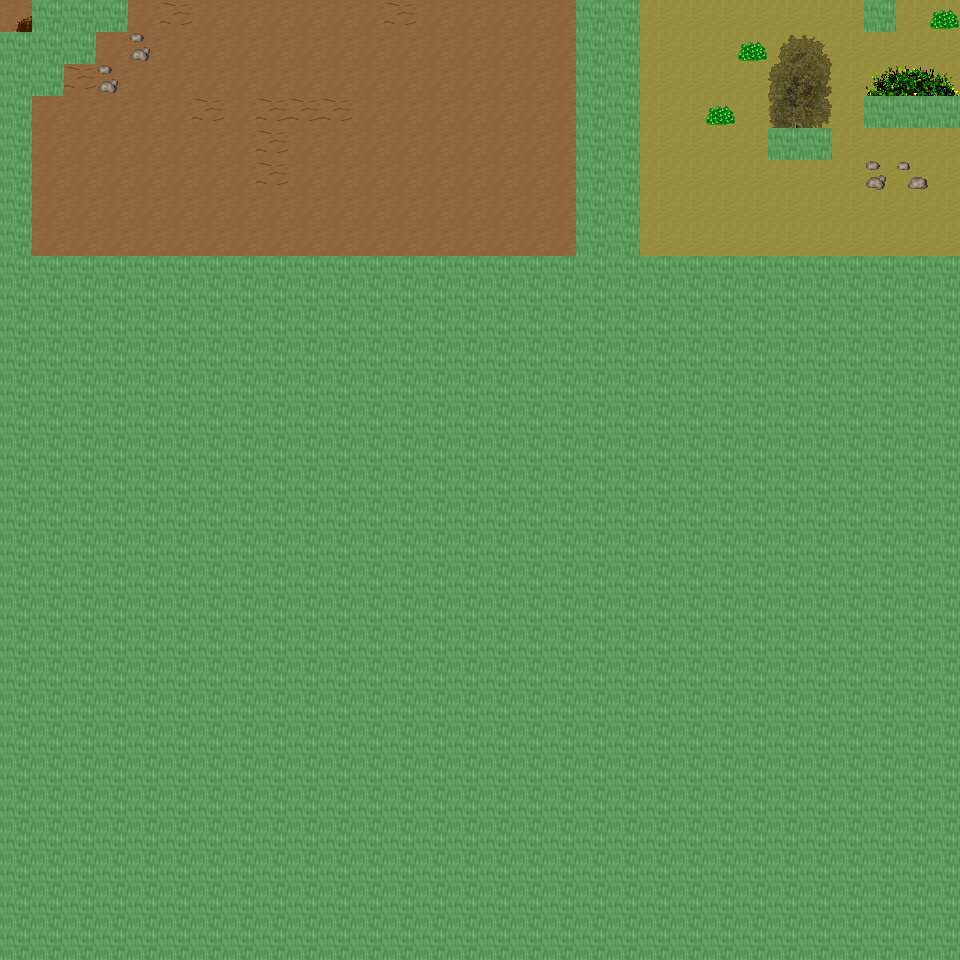

This is a level from a 2D game, rendered from its Tiled map with the project's own tilesets. A one-line summary and the map file follow, with tile-layer data summarised:
An orthogonal 30x30 tile map with 32x32 px tiles, 6 tile layers (Ground, Object, Object2, Above, ...), 40 tilesets and 6 objects (6x mapchange).

<map version="1.0" orientation="orthogonal" renderorder="right-down" width="30" height="30" tilewidth="32" tileheight="32" nextobjectid="7">
  <tileset firstgid="1" name="tileset_ground_ground" tilewidth="32" tileheight="32" tilecount="33" columns="3">
    <image source="../drawable/tileset_ground_ground.png" width="96" height="352" />
  </tileset>
  <tileset firstgid="34" name="tileset_ground_ice_ice" tilewidth="32" tileheight="32" tilecount="3" columns="3">
    <image source="../drawable/tileset_ground_ice_ice.png" width="96" height="32" />
  </tileset>
  <tileset firstgid="37" name="tileset_ground_earth_edges" tilewidth="32" tileheight="32" tilecount="18" columns="6">
    <image source="../drawable/tileset_ground_earth_edges.png" width="192" height="96" />
  </tileset>
  <tileset firstgid="55" name="tileset_ground_rock_pebbles" tilewidth="32" tileheight="32" tilecount="3" columns="1">
    <image source="../drawable/tileset_ground_rock_pebbles.png" width="32" height="96" />
  </tileset>
  <tileset firstgid="58" name="tileset_item_corpse_huge_animal" tilewidth="32" tileheight="32" tilecount="16" columns="2">
    <image source="../drawable/tileset_item_corpse_huge_animal.png" width="64" height="256" />
  </tileset>
  <tileset firstgid="74" name="tileset_plant_flower_daisy_white" tilewidth="32" tileheight="32" tilecount="8" columns="2">
    <image source="../drawable/tileset_plant_flower_daisy_white.png" width="64" height="128" />
  </tileset>
  <tileset firstgid="82" name="tileset_ground_ridge_earth_dark" tilewidth="32" tileheight="32" tilecount="96" columns="12">
    <image source="../drawable/tileset_ground_ridge_earth_dark.png" width="384" height="256" />
  </tileset>
  <tileset firstgid="178" name="tileset_ground_grass_edges" tilewidth="32" tileheight="32" tilecount="36" columns="12">
    <image source="../drawable/tileset_ground_grass_edges.png" width="384" height="96" />
  </tileset>
  <tileset firstgid="214" name="tileset_ground_ridge_ice_2" tilewidth="32" tileheight="32" tilecount="42" columns="7">
    <image source="../drawable/tileset_ground_ridge_ice_2.png" width="224" height="192" />
  </tileset>
  <tileset firstgid="256" name="tileset_ground_ice_glacier" tilewidth="32" tileheight="32" tilecount="1" columns="1">
    <image source="../drawable/tileset_ground_ice_glacier.png" width="32" height="32" />
  </tileset>
  <tileset firstgid="257" name="tileset_ground_ice_edges" tilewidth="32" tileheight="32" tilecount="9" columns="3">
    <image source="../drawable/tileset_ground_ice_edges.png" width="96" height="96" />
  </tileset>
  <tileset firstgid="266" name="tileset_plant_bush_large_brown" tilewidth="32" tileheight="32" tilecount="9" columns="3">
    <image source="../drawable/tileset_plant_bush_large_brown.png" width="96" height="96" />
  </tileset>
  <tileset firstgid="275" name="tileset_ground_ridge_ice" tilewidth="32" tileheight="32" tilecount="42" columns="7">
    <image source="../drawable/tileset_ground_ridge_ice.png" width="224" height="192" />
  </tileset>
  <tileset firstgid="317" name="tileset_plant_bush_various_small" tilewidth="32" tileheight="32" tilecount="9" columns="3">
    <image source="../drawable/tileset_plant_bush_various_small.png" width="96" height="96" />
  </tileset>
  <tileset firstgid="326" name="tileset_ground_rock_rocks_2" tilewidth="32" tileheight="32" tilecount="4" columns="2">
    <image source="../drawable/tileset_ground_rock_rocks_2.png" width="64" height="64" />
  </tileset>
  <tileset firstgid="330" name="tileset_building_decoration_blue_circle" tilewidth="32" tileheight="32" tilecount="4" columns="2">
    <image source="../drawable/tileset_building_decoration_blue_circle.png" width="64" height="64" />
  </tileset>
  <tileset firstgid="334" name="tileset_item_statue_cross" tilewidth="32" tileheight="32" tilecount="1" columns="1">
    <image source="../drawable/tileset_item_statue_cross.png" width="32" height="32" />
  </tileset>
  <tileset firstgid="335" name="tileset_ground_rock_green_crystal" tilewidth="32" tileheight="32" tilecount="9" columns="3">
    <image source="../drawable/tileset_ground_rock_green_crystal.png" width="96" height="96" />
  </tileset>
  <tileset firstgid="344" name="tileset_furniture_light_iron_lamp" tilewidth="32" tileheight="32" tilecount="3" columns="1">
    <image source="../drawable/tileset_furniture_light_iron_lamp.png" width="32" height="96" />
  </tileset>
  <tileset firstgid="347" name="tileset_item_statue_metal_and_stone" tilewidth="32" tileheight="32" tilecount="6" columns="3">
    <image source="../drawable/tileset_item_statue_metal_and_stone.png" width="96" height="64" />
  </tileset>
  <tileset firstgid="353" name="tileset_ground_ladder_horizontal_pale" tilewidth="32" tileheight="32" tilecount="3" columns="1">
    <image source="../drawable/tileset_ground_ladder_horizontal_pale.png" width="32" height="96" />
  </tileset>
  <tileset firstgid="356" name="tileset_plant_bush_bushes" tilewidth="32" tileheight="32" tilecount="10" columns="5">
    <image source="../drawable/tileset_plant_bush_bushes.png" width="160" height="64" />
  </tileset>
  <tileset firstgid="366" name="tileset_item_blood_floor_stain" tilewidth="32" tileheight="32" tilecount="1" columns="1">
    <image source="../drawable/tileset_item_blood_floor_stain.png" width="32" height="32" />
  </tileset>
  <tileset firstgid="367" name="tileset_item_corpse_skull_dark" tilewidth="32" tileheight="32" tilecount="2" columns="2">
    <image source="../drawable/tileset_item_corpse_skull_dark.png" width="64" height="32" />
  </tileset>
  <tileset firstgid="369" name="tileset_furniture_light_flames" tilewidth="32" tileheight="32" tilecount="6" columns="6">
    <image source="../drawable/tileset_furniture_light_flames.png" width="192" height="32" />
  </tileset>
  <tileset firstgid="375" name="tileset_logic_collision" tilewidth="32" tileheight="32" tilecount="1" columns="1">
    <image source="../drawable/tileset_logic_collision.png" width="32" height="32" />
  </tileset>
  <tileset firstgid="376" name="tileset_plant_tree_taller_trees" tilewidth="32" tileheight="32" tilecount="32" columns="8">
    <image source="../drawable/tileset_plant_tree_taller_trees.png" width="256" height="128" />
  </tileset>
  <tileset firstgid="408" name="tileset_plant_tree_spruce" tilewidth="32" tileheight="32" tilecount="6" columns="2">
    <image source="../drawable/tileset_plant_tree_spruce.png" width="64" height="96" />
  </tileset>
  <tileset firstgid="414" name="tileset_plant_bush_bush_mult_colored" tilewidth="32" tileheight="32" tilecount="6" columns="3">
    <image source="../drawable/tileset_plant_bush_bush_mult_colored.png" width="96" height="64" />
  </tileset>
  <tileset firstgid="420" name="tileset_ground_ice_icehole" tilewidth="32" tileheight="32" tilecount="1" columns="1">
    <image source="../drawable/tileset_ground_ice_icehole.png" width="32" height="32" />
  </tileset>
  <tileset firstgid="421" name="tileset_building_wall_int_clay" tilewidth="32" tileheight="32" tilecount="100" columns="10">
    <image source="../drawable/tileset_building_wall_int_clay.png" width="320" height="320" />
  </tileset>
  <tileset firstgid="521" name="tileset_plant_tree_pine_tree" tilewidth="32" tileheight="32" tilecount="20" columns="4">
    <image source="../drawable/tileset_plant_tree_pine_tree.png" width="128" height="160" />
  </tileset>
  <tileset firstgid="541" name="tileset_plant_tree_pine_tree_1" tilewidth="32" tileheight="32" tilecount="20" columns="4">
    <image source="../drawable/tileset_plant_tree_pine_tree_1.png" width="128" height="160" />
  </tileset>
  <tileset firstgid="561" name="tileset_plant_stump_hollow_logs" tilewidth="32" tileheight="32" tilecount="6" columns="3">
    <image source="../drawable/tileset_plant_stump_hollow_logs.png" width="96" height="64" />
  </tileset>
  <tileset firstgid="567" name="tileset_plant_stump_small_stump" tilewidth="32" tileheight="32" tilecount="4" columns="2">
    <image source="../drawable/tileset_plant_stump_small_stump.png" width="64" height="64" />
  </tileset>
  <tileset firstgid="571" name="tileset_plant_stump_stump_snow1" tilewidth="32" tileheight="32" tilecount="2" columns="2">
    <image source="../drawable/tileset_plant_stump_stump_snow1.png" width="64" height="32" />
  </tileset>
  <tileset firstgid="573" name="tileset_plant_stump_stump_snow" tilewidth="32" tileheight="32" tilecount="2" columns="2">
    <image source="../drawable/tileset_plant_stump_stump_snow.png" width="64" height="32" />
  </tileset>
  <tileset firstgid="575" name="tileset_building_decoration_rocks" tilewidth="32" tileheight="32" tilecount="6" columns="3">
    <image source="../drawable/tileset_building_decoration_rocks.png" width="96" height="64" />
  </tileset>
  <tileset firstgid="581" name="tileset_ground_rock_rocks" tilewidth="32" tileheight="32" tilecount="4" columns="2">
    <image source="../drawable/tileset_ground_rock_rocks.png" width="64" height="64" />
  </tileset>
  <tileset firstgid="585" name="tileset_plant_tree_snow_on_pine" tilewidth="32" tileheight="32" tilecount="20" columns="4">
    <image source="../drawable/tileset_plant_tree_snow_on_pine.png" width="128" height="160" />
  </tileset>
  <layer name="Ground" width="30" height="30">
    <data>[900 cells, 240 non-empty, 2 distinct tile ids]</data>
  </layer>
  <layer name="Object" width="30" height="30">
    <data>[900 cells, 52 non-empty, 19 distinct tile ids]</data>
  </layer>
  <layer name="Object2" width="30" height="30">
    <data>[900 cells, 0 non-empty, 0 distinct tile ids]</data>
  </layer>
  <layer name="Above" width="30" height="30">
    <data>[900 cells, 9 non-empty, 9 distinct tile ids]</data>
  </layer>
  <layer name="Above2" width="30" height="30">
    <data>[900 cells, 0 non-empty, 0 distinct tile ids]</data>
  </layer>
  <layer name="Walkable" width="30" height="30">
    <data>[900 cells, 695 non-empty, 1 distinct tile ids]</data>
  </layer>
  <objectgroup name="MapEvents">
    <object id="1" name="north" type="mapchange" x="0" y="0" width="32" height="32">
      <properties>
        <property name="map" value="0_deniran_forest_n2_w_x0_y3" />
        <property name="place" value="south" />
      </properties>
    </object>
    <object id="2" name="north2" type="mapchange" x="128" y="0" width="448" height="32">
      <properties>
        <property name="map" value="0_deniran_forest_n2_w_x0_y3" />
        <property name="place" value="south2" />
      </properties>
    </object>
    <object id="3" name="north3" type="mapchange" x="640" y="0" width="224" height="32">
      <properties>
        <property name="map" value="0_deniran_forest_n2_w_x0_y3" />
        <property name="place" value="south3" />
      </properties>
    </object>
    <object id="4" name="north4" type="mapchange" x="896" y="0" width="64" height="32">
      <properties>
        <property name="map" value="0_deniran_forest_n2_w_x0_y3" />
        <property name="place" value="south4" />
      </properties>
    </object>
    <object id="5" name="east" type="mapchange" x="928" y="0" width="32" height="96">
      <properties>
        <property name="map" value="0_ados_mountain_n2_w2_x0_y4" />
        <property name="place" value="west" />
      </properties>
    </object>
    <object id="6" name="east2" type="mapchange" x="928" y="128" width="32" height="128">
      <properties>
        <property name="map" value="0_ados_mountain_n2_w2_x0_y4" />
        <property name="place" value="west2" />
      </properties>
    </object>
  </objectgroup>
</map>
